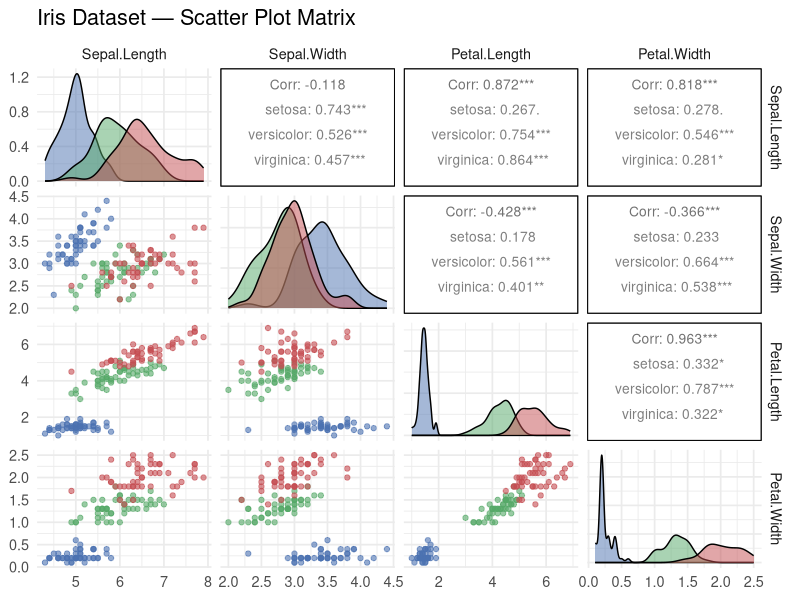
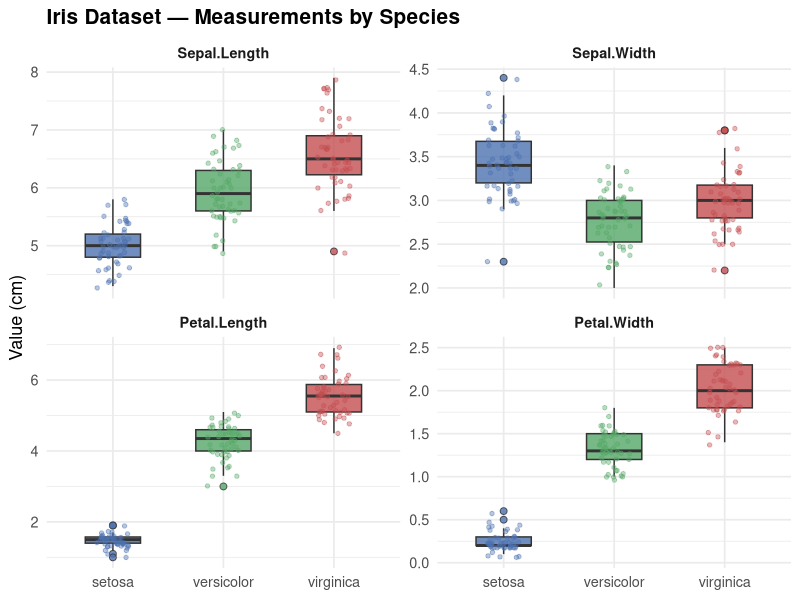
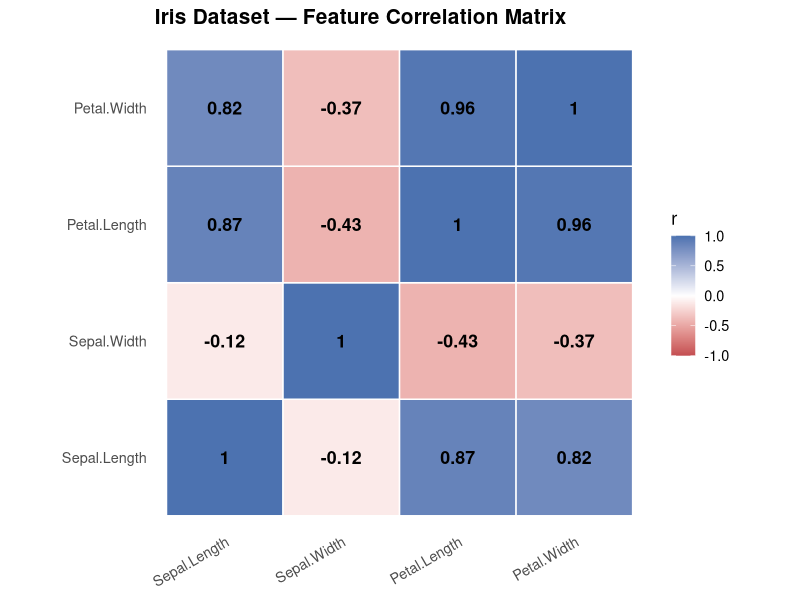
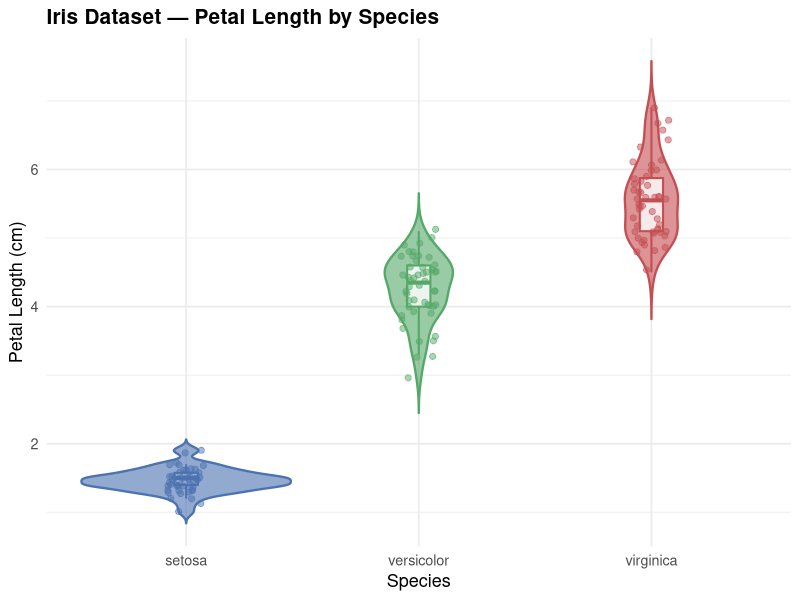
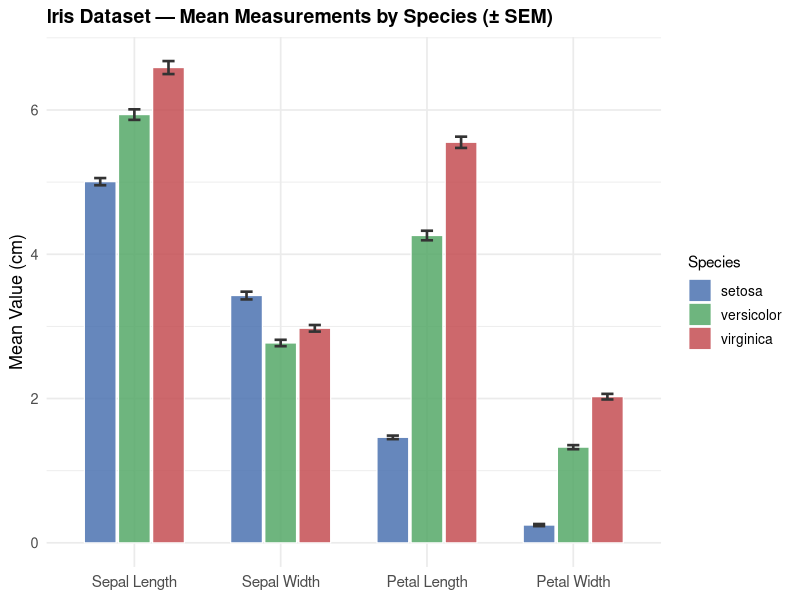

Write R code to recreate these figures, in order.
library(ggplot2)
library(GGally)
library(reshape2)

theme_set(theme_minimal(base_size = 13))

COLORS <- c("setosa" = "#4C72B0", "versicolor" = "#55A868", "virginica" = "#C44E52")

# Summary statistics
cat("\n=== Iris Dataset — Summary Statistics ===\n\n")
print(summary(iris))
cat("\nBy species:\n")
for (sp in levels(iris$Species)) {
  cat("\n--", sp, "--\n")
  print(summary(iris[iris$Species == sp, 1:4]))
}

# 1. Scatter plot matrix
p1 <- ggpairs(
  iris,
  columns = 1:4,
  aes(color = Species, alpha = 0.7),
  upper = list(continuous = wrap("cor", size = 3.5)),
  lower = list(continuous = wrap("points", size = 1.5, alpha = 0.6)),
  diag  = list(continuous = wrap("densityDiag", alpha = 0.5)),
  title = "Iris Dataset — Scatter Plot Matrix"
) +
  scale_color_manual(values = COLORS) +
  scale_fill_manual(values = COLORS)

ggsave("pair_plot.png", plot = p1, width = 10, height = 9, dpi = 150)
cat("Saved pair_plot.png\n")

# 2. Box plots — faceted by measurement
iris_long <- reshape2::melt(iris, id.vars = "Species",
                            variable.name = "Measurement", value.name = "Value")

p2 <- ggplot(iris_long, aes(x = Species, y = Value, fill = Species)) +
  geom_boxplot(width = 0.5, outlier.shape = 21, outlier.size = 2, alpha = 0.8) +
  geom_jitter(aes(color = Species), width = 0.15, size = 1.2, alpha = 0.4) +
  facet_wrap(~Measurement, scales = "free_y", ncol = 2) +
  scale_fill_manual(values = COLORS) +
  scale_color_manual(values = COLORS) +
  labs(title = "Iris Dataset — Measurements by Species", x = NULL, y = "Value (cm)") +
  theme(legend.position = "none",
        strip.text = element_text(face = "bold"),
        plot.title = element_text(face = "bold", size = 15))

ggsave("box_plots.png", plot = p2, width = 10, height = 8, dpi = 150)
cat("Saved box_plots.png\n")

# 3. Correlation heatmap
corr_mat <- round(cor(iris[, 1:4]), 2)
corr_df  <- reshape2::melt(corr_mat)

p3 <- ggplot(corr_df, aes(x = Var1, y = Var2, fill = value)) +
  geom_tile(color = "white", linewidth = 0.5) +
  geom_text(aes(label = value), size = 4.5, fontface = "bold") +
  scale_fill_gradient2(low = "#C44E52", mid = "white", high = "#4C72B0",
                       midpoint = 0, limits = c(-1, 1), name = "r") +
  labs(title = "Iris Dataset — Feature Correlation Matrix", x = NULL, y = NULL) +
  coord_fixed() +
  theme(axis.text.x = element_text(angle = 30, hjust = 1),
        plot.title  = element_text(face = "bold", size = 15),
        panel.grid  = element_blank())

ggsave("correlation_heatmap.png", plot = p3, width = 7, height = 6, dpi = 150)
cat("Saved correlation_heatmap.png\n")

# 4. Violin plot — Petal.Length by Species
p4 <- ggplot(iris, aes(x = Species, y = Petal.Length, fill = Species, color = Species)) +
  geom_violin(alpha = 0.6, trim = FALSE, linewidth = 0.8) +
  geom_boxplot(width = 0.1, fill = "white", alpha = 0.8, outlier.shape = NA, linewidth = 0.7) +
  geom_jitter(width = 0.08, size = 1.8, alpha = 0.5) +
  scale_fill_manual(values = COLORS) +
  scale_color_manual(values = COLORS) +
  labs(title = "Iris Dataset — Petal Length by Species",
       x = "Species", y = "Petal Length (cm)") +
  theme(legend.position = "none",
        plot.title = element_text(face = "bold", size = 15))

ggsave("violin_petal_length.png", plot = p4, width = 8, height = 6, dpi = 150)
cat("Saved violin_petal_length.png\n")

# 5. Grouped bar plot — mean ± SEM by species
iris_long2 <- reshape2::melt(iris, id.vars = "Species",
                             variable.name = "Measurement", value.name = "Value")

p5 <- ggplot(iris_long2, aes(x = Measurement, y = Value, fill = Species)) +
  stat_summary(fun = mean, geom = "bar",
               position = position_dodge(width = 0.7), width = 0.65,
               alpha = 0.85, color = "white", linewidth = 0.4) +
  stat_summary(fun.data = mean_se, geom = "errorbar",
               position = position_dodge(width = 0.7), width = 0.25,
               color = "#333333", linewidth = 0.9) +
  scale_fill_manual(values = COLORS) +
  scale_x_discrete(labels = c("Sepal.Length" = "Sepal Length",
                               "Sepal.Width"  = "Sepal Width",
                               "Petal.Length" = "Petal Length",
                               "Petal.Width"  = "Petal Width")) +
  labs(title = "Iris Dataset — Mean Measurements by Species (± SEM)",
       x = NULL, y = "Mean Value (cm)", fill = "Species") +
  theme(plot.title  = element_text(face = "bold", size = 14),
        axis.text.x = element_text(size = 11),
        legend.title = element_text(size = 11),
        legend.text  = element_text(size = 10))

ggsave("figure5_errorbars.png", plot = p5, width = 10, height = 6, dpi = 150)
cat("Saved figure5_errorbars.png\n")

cat("\nAll figures saved.\n")
